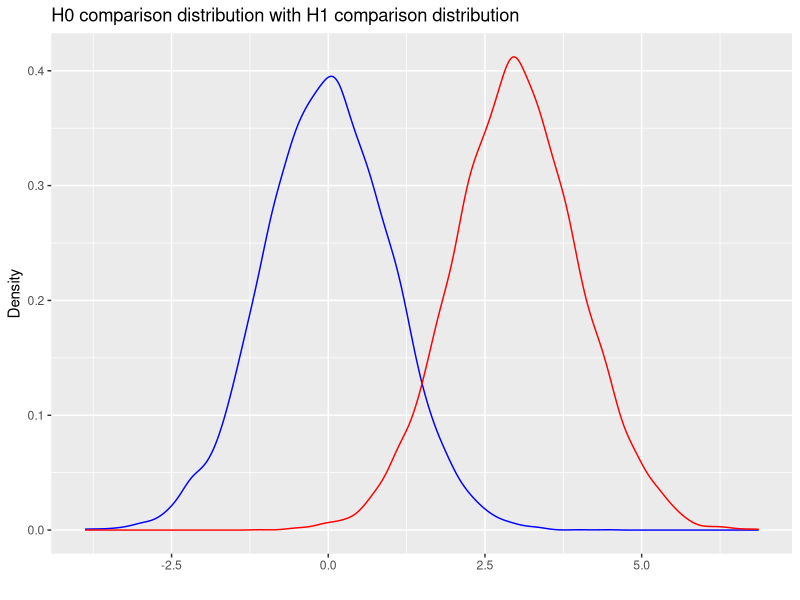

The R script that drew this image:
## ---- chunk 1
library(ggplot2)
pop <- data.frame(pop1 = rnorm(n = 10000, mean = 0))
sam <- data.frame(pop2 = rnorm(n = 10000, mean = 3))
ggplot() + geom_density(data = pop, aes(x = pop1), colour = 'blue') + 
  geom_density(data = sam, aes(x = pop2), colour = 'red') + 
  geom_vline(x = 1.96, linetype = 'dashed') +
  ggtitle("H0 comparison distribution with H1 comparison distribution") + 
  xlab("") + ylab("Density")
